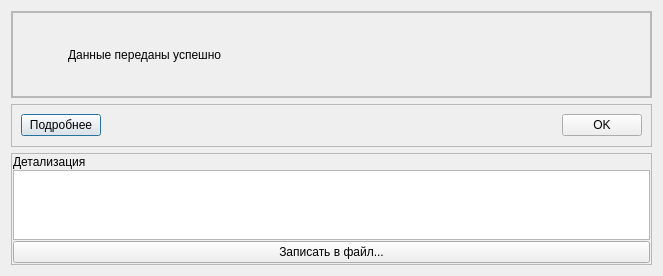
<?xml version="1.0" encoding="UTF-8"?>
<ui version="4.0">
 <class>WebSendResultMessage</class>
 <widget class="QDialog" name="WebSendResultMessage">
  <property name="geometry">
   <rect>
    <x>0</x>
    <y>0</y>
    <width>663</width>
    <height>254</height>
   </rect>
  </property>
  <property name="sizePolicy">
   <sizepolicy hsizetype="Preferred" vsizetype="Preferred">
    <horstretch>0</horstretch>
    <verstretch>0</verstretch>
   </sizepolicy>
  </property>
  <property name="windowTitle">
   <string>Health Line</string>
  </property>
  <layout class="QVBoxLayout" name="verticalLayout">
   <item>
    <widget class="QFrame" name="frMain">
     <property name="frameShape">
      <enum>QFrame::StyledPanel</enum>
     </property>
     <property name="frameShadow">
      <enum>QFrame::Raised</enum>
     </property>
     <layout class="QVBoxLayout" name="verticalLayout_2">
      <property name="spacing">
       <number>0</number>
      </property>
      <property name="leftMargin">
       <number>0</number>
      </property>
      <property name="topMargin">
       <number>0</number>
      </property>
      <property name="rightMargin">
       <number>0</number>
      </property>
      <property name="bottomMargin">
       <number>0</number>
      </property>
      <item>
       <widget class="QFrame" name="frMainInfo">
        <property name="sizePolicy">
         <sizepolicy hsizetype="Preferred" vsizetype="Fixed">
          <horstretch>0</horstretch>
          <verstretch>0</verstretch>
         </sizepolicy>
        </property>
        <property name="minimumSize">
         <size>
          <width>0</width>
          <height>85</height>
         </size>
        </property>
        <property name="maximumSize">
         <size>
          <width>16777215</width>
          <height>85</height>
         </size>
        </property>
        <property name="frameShape">
         <enum>QFrame::StyledPanel</enum>
        </property>
        <property name="frameShadow">
         <enum>QFrame::Raised</enum>
        </property>
        <layout class="QHBoxLayout" name="horizontalLayout">
         <item>
          <widget class="QLabel" name="lblImageOK">
           <property name="sizePolicy">
            <sizepolicy hsizetype="Fixed" vsizetype="Preferred">
             <horstretch>0</horstretch>
             <verstretch>0</verstretch>
            </sizepolicy>
           </property>
           <property name="text">
            <string/>
           </property>
           <property name="pixmap">
            <pixmap resource="../../../kernel.qrc">:/images/SignSussec.png</pixmap>
           </property>
          </widget>
         </item>
         <item>
          <widget class="QLabel" name="lblImageError">
           <property name="sizePolicy">
            <sizepolicy hsizetype="Fixed" vsizetype="Preferred">
             <horstretch>0</horstretch>
             <verstretch>0</verstretch>
            </sizepolicy>
           </property>
           <property name="text">
            <string/>
           </property>
           <property name="pixmap">
            <pixmap resource="../../../kernel.qrc">:/images/SignError.png</pixmap>
           </property>
          </widget>
         </item>
         <item>
          <spacer name="horizontalSpacer_2">
           <property name="orientation">
            <enum>Qt::Horizontal</enum>
           </property>
           <property name="sizeType">
            <enum>QSizePolicy::Fixed</enum>
           </property>
           <property name="sizeHint" stdset="0">
            <size>
             <width>20</width>
             <height>20</height>
            </size>
           </property>
          </spacer>
         </item>
         <item>
          <widget class="QLabel" name="lblComment">
           <property name="text">
            <string>Данные переданы успешно</string>
           </property>
          </widget>
         </item>
        </layout>
       </widget>
      </item>
     </layout>
    </widget>
   </item>
   <item>
    <widget class="QFrame" name="frButtons">
     <property name="sizePolicy">
      <sizepolicy hsizetype="Preferred" vsizetype="Fixed">
       <horstretch>0</horstretch>
       <verstretch>0</verstretch>
      </sizepolicy>
     </property>
     <property name="minimumSize">
      <size>
       <width>0</width>
       <height>43</height>
      </size>
     </property>
     <property name="maximumSize">
      <size>
       <width>16777215</width>
       <height>43</height>
      </size>
     </property>
     <property name="frameShape">
      <enum>QFrame::StyledPanel</enum>
     </property>
     <property name="frameShadow">
      <enum>QFrame::Raised</enum>
     </property>
     <layout class="QHBoxLayout" name="horizontalLayout_2">
      <item>
       <widget class="QPushButton" name="btnDetail">
        <property name="text">
         <string>Подробнее</string>
        </property>
       </widget>
      </item>
      <item>
       <spacer name="horizontalSpacer">
        <property name="orientation">
         <enum>Qt::Horizontal</enum>
        </property>
        <property name="sizeHint" stdset="0">
         <size>
          <width>40</width>
          <height>20</height>
         </size>
        </property>
       </spacer>
      </item>
      <item>
       <widget class="QPushButton" name="btnOK">
        <property name="text">
         <string>OK</string>
        </property>
       </widget>
      </item>
     </layout>
    </widget>
   </item>
   <item>
    <widget class="QFrame" name="frDetail">
     <property name="frameShape">
      <enum>QFrame::StyledPanel</enum>
     </property>
     <property name="frameShadow">
      <enum>QFrame::Raised</enum>
     </property>
     <layout class="QVBoxLayout" name="verticalLayout_3">
      <property name="spacing">
       <number>1</number>
      </property>
      <property name="leftMargin">
       <number>1</number>
      </property>
      <property name="topMargin">
       <number>1</number>
      </property>
      <property name="rightMargin">
       <number>1</number>
      </property>
      <property name="bottomMargin">
       <number>1</number>
      </property>
      <item>
       <widget class="QLabel" name="lblDetail">
        <property name="text">
         <string>Детализация</string>
        </property>
       </widget>
      </item>
      <item>
       <widget class="QTextEdit" name="teDetail">
        <property name="readOnly">
         <bool>true</bool>
        </property>
       </widget>
      </item>
      <item>
       <widget class="QPushButton" name="btnWriteToFile">
        <property name="text">
         <string>Записать в файл...</string>
        </property>
       </widget>
      </item>
     </layout>
    </widget>
   </item>
  </layout>
 </widget>
 <resources>
  <include location="../../../kernel.qrc"/>
 </resources>
 <connections>
  <connection>
   <sender>btnOK</sender>
   <signal>clicked()</signal>
   <receiver>WebSendResultMessage</receiver>
   <slot>accept()</slot>
   <hints>
    <hint type="sourcelabel">
     <x>643</x>
     <y>123</y>
    </hint>
    <hint type="destinationlabel">
     <x>577</x>
     <y>253</y>
    </hint>
   </hints>
  </connection>
  <connection>
   <sender>btnDetail</sender>
   <signal>clicked()</signal>
   <receiver>WebSendResultMessage</receiver>
   <slot>on_showDetail()</slot>
   <hints>
    <hint type="sourcelabel">
     <x>90</x>
     <y>123</y>
    </hint>
    <hint type="destinationlabel">
     <x>581</x>
     <y>173</y>
    </hint>
   </hints>
  </connection>
  <connection>
   <sender>btnWriteToFile</sender>
   <signal>clicked()</signal>
   <receiver>WebSendResultMessage</receiver>
   <slot>on_writeToFile()</slot>
   <hints>
    <hint type="sourcelabel">
     <x>233</x>
     <y>239</y>
    </hint>
    <hint type="destinationlabel">
     <x>668</x>
     <y>65</y>
    </hint>
   </hints>
  </connection>
 </connections>
 <slots>
  <slot>on_showDetail()</slot>
  <slot>on_writeToFile()</slot>
 </slots>
</ui>
